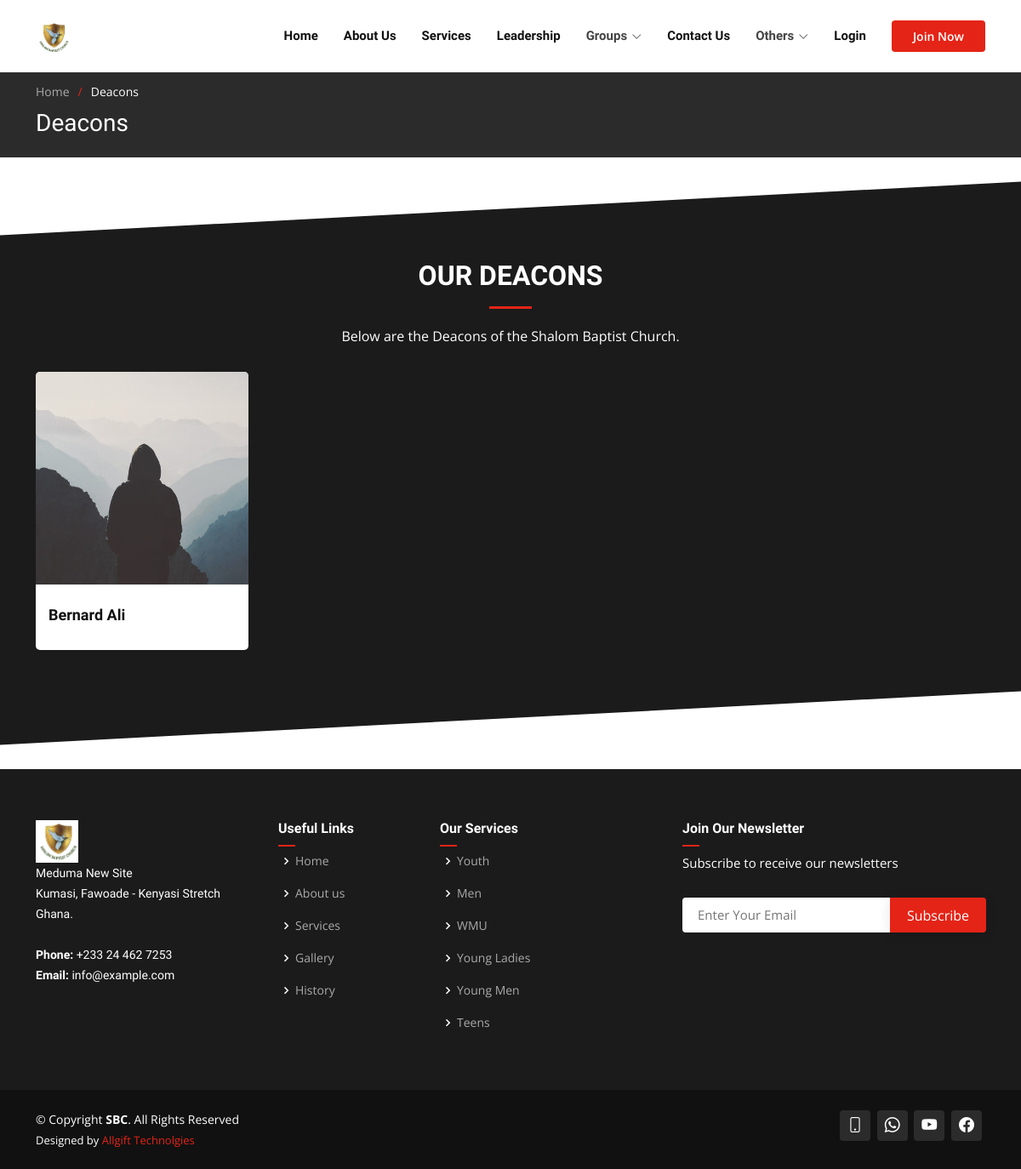
/deacons/, run on an earlier commit of the app's database.
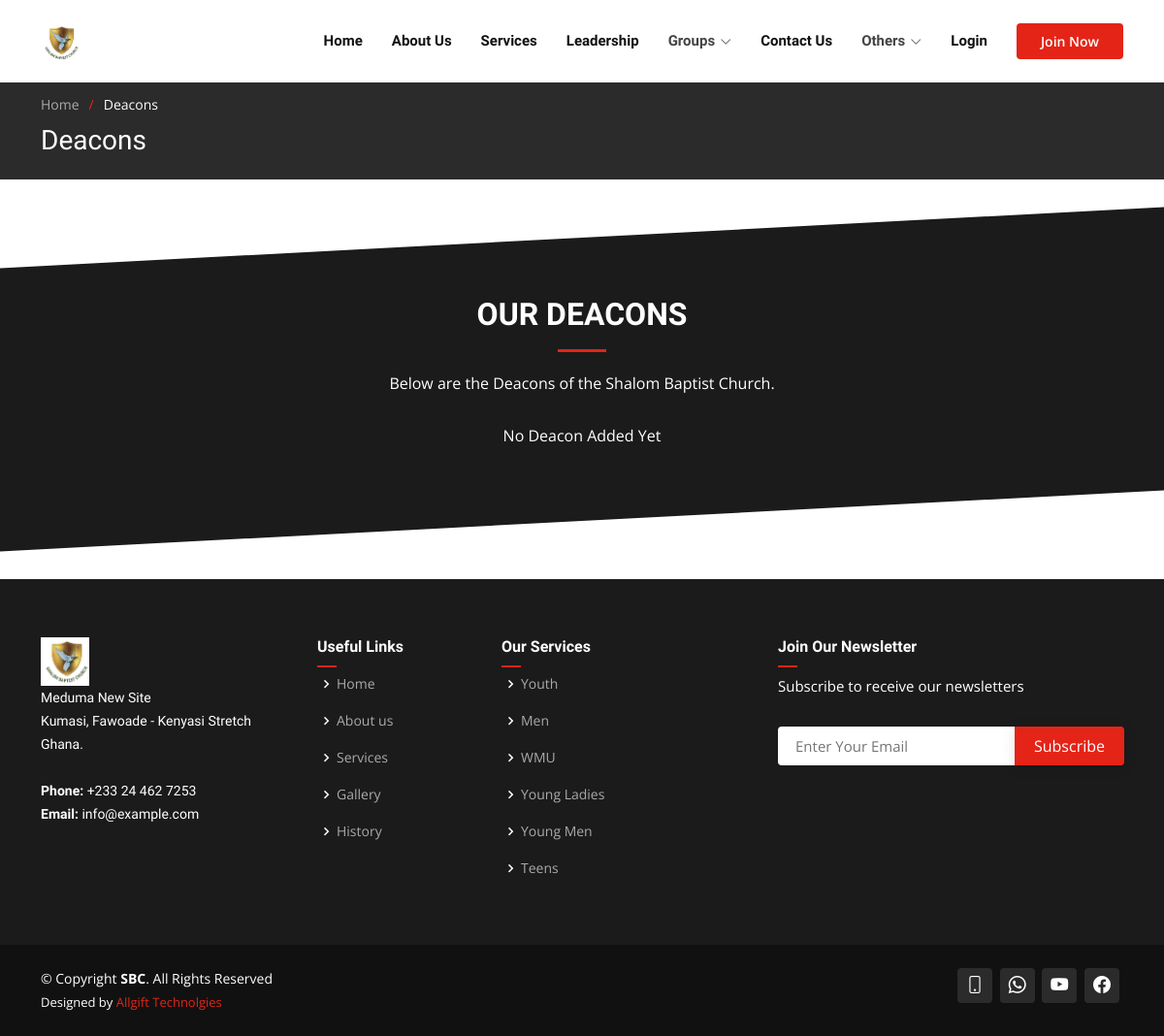
And on a later commit of the database.
### authy/models.py (models this page shows, shortened)
class Profile(models.Model):
    user = models.OneToOneField(User, on_delete=models.CASCADE, related_name='profile')
    full_name = models.CharField(max_length=50)
    gender = models.CharField(max_length=50, choices=GENDER_CHOICES, null=True, blank=True)
    blood_group = models.CharField(max_length=50, choices=BLOOD_CHOICES, null=True, blank=True)
    place_of_residence = models.CharField(max_length=50)
    birth_date = models.DateField(null=True, blank=True)
    work_status = models.CharField(max_length=50, choices=WORK_STATUS_CHOICES, default='Student')
    organisation_name = models.CharField(max_length=50, null=True, blank=True)
    education_level = models.CharField(max_length=50, choices=EDUCATION_LEVEL_CHOICES, null=True, blank=True)
    image = models.ImageField(default='default.jpg', upload_to='profile_pics', null=True, blank=True)
    created = models.DateField(auto_now_add=True)
    hometown = models.CharField(max_length=50, null=True, blank=True)
    marital_status = models.CharField(max_length=20, choices=MARRIAGE_STATUS_CHOICE, default='Single')
    spouse = models.CharField(max_length=50, null=True, blank=True)
    no_of_children = models.IntegerField(null=True, blank=True)
    phone_no = models.CharField(max_length=20)
    email = models.CharField(max_length=50, null=True, blank=True)
    father_name = models.CharField(max_length=100, null=True, blank=True)
    father_alive = models.CharField(max_length=3, choices=YES_NO_CHOICES, default='Yes')
    mother_name = models.CharField(max_length=100, null=True, blank=True)
    mother_alive = models.CharField(max_length=3, choices=YES_NO_CHOICES, default='Yes')
    next_of_kin_contact = models.CharField(max_length=20, null=True, blank=True)
    date_joined = models.DateField(null=True, blank=True)
    baptism = models.CharField(max_length=10, choices=BAPTISM_CHOICES, default='Not Yet')
    family = models.ForeignKey(Family, on_delete=models.DO_NOTHING, null=True, blank=True, related_name='family')
    auxiliary = models.ForeignKey(Auxiliaries, on_delete=models.DO_NOTHING, null=True, blank=True)
    ministry = models.ForeignKey(Ministries, on_delete=models.DO_NOTHING, null=True, blank=True)
    is_deacon = models.BooleanField(default=False)
    is_council_member = models.BooleanField(default=False)

### core/models.py (models this page shows, shortened)
class Auxiliaries(models.Model):
    name = models.CharField(max_length=255)
    designation = models.CharField(max_length=255, blank=True, null=True)
    about_us = models.TextField(blank=True, null=True)
    mission = models.TextField(blank=True, null=True)
    speech = models.TextField(blank=True, null=True)
    deacon = models.ImageField(default='group.png', upload_to='auxiliaries', blank=True, null=True)
    group_img = models.ImageField(default='group.png', upload_to='auxiliaries', blank=True, null=True)
    contribution_target = models.DecimalField(max_digits=8, decimal_places=2, blank=True, null=True)
    def get_absolute_url(self):
        return reverse('aux_details', args=[str(self.id)])

### core/views.py (the view)
# urls.py: path('deacons/', views.deacons_view, name='deacons'),
def deacons_view(request):
    auxiliaries = Auxiliaries.objects.all()
    families = Family.objects.all()
    ministries = Ministries.objects.all()
    deacons = Profile.objects.filter(is_deacon=True)
    context = {
        'deacons': deacons,
        'auxiliaries': auxiliaries,
        'families': families,
        'ministries': ministries,
    }
    return render(request, 'core/deacons.html', context)

### core/models.py (called while the page is built)
    def get_absolute_url(self):
        return reverse('family_details', args=[str(self.id)])

    def get_absolute_url(self):
        return reverse('min_details', args=[str(self.id)])

### templates/core/deacons.html (shortened to what this page needs)
{% extends 'base.html' %}
{% load static %}
{% load crispy_forms_tags %}
{% block content %}
    <section class="breadcrumbs">
      <div class="container">
        <ol>
          <li><a href="{% url 'home' %}">Home</a></li>
          <li>Deacons</li>
        </ol>
        <h2>Deacons</h2>
      </div>
    </section>
    <section id="team" class="team section-bg">
      <div class="container" data-aos="fade-up">
        <div class="section-title">
          <h2>Our Deacons</h2>
          <p>Below are the Deacons of the Shalom Baptist Church.</p>
        </div>
        <div class="row">
            {% for deacon in deacons %}
                <div class="col-lg-3 col-md-6 d-flex align-items-stretch">
            <div class="member" data-aos="fade-up" data-aos-delay="100">
              <div class="member-img">
                <img src="{{deacon.image.url}}" class="img-fluid" alt="">
              </div>
              <div class="member-info">
                <h4>{{deacon.full_name}}</h4>
              </div>
            </div>
          </div>
            {% empty %}
                <p style="text-align:center;">No Deacon Added Yet</p>
            {% endfor %}
        </div>
      </div>
    </section>
{% endblock content %}

### templates/base.html (shortened to what the changed rows need)
{% load static %}
<!DOCTYPE html>
<html lang="en">
<head>
  <link href="{% static 'assets/vendor/aos/aos.css' %}" rel="stylesheet">
  <link href="{% static 'assets/vendor/bootstrap/css/bootstrap.min.css' %}" rel="stylesheet">
  <link href="{% static 'assets/vendor/bootstrap-icons/bootstrap-icons.css' %}" rel="stylesheet">
  <link href="{% static 'assets/vendor/boxicons/css/boxicons.min.css' %}" rel="stylesheet">
  <link href="{% static 'assets/vendor/glightbox/css/glightbox.min.css' %}" rel="stylesheet">
  <link href="{% static 'assets/vendor/remixicon/remixicon.css' %}" rel="stylesheet">
  <link href="{% static 'assets/vendor/swiper/swiper-bundle.min.css' %}" rel="stylesheet">
  <link href="{% static 'assets/css/style.css' %}" rel="stylesheet">
</head>
<body>
  {% block content %}
  {% endblock content %}
  <footer id="footer">
    <div class="footer-top">
      <div class="container">
        <div class="row">
          <div class="col-lg-3 col-md-6 footer-links">
            <ul>
              {% for aux in auxiliaries%}
                <li><i class="bx bx-chevron-right"></i> <a href="{{aux.get_absolute_url}}">{{aux.name}}</a></li>
              {% endfor %}
            </ul>
          </div>
        </div>
      </div>
    </div>
  </footer>
</body>
</html>

What changed in the data, as far as the page shows it:
no longer on this page (row edited): Profile: image (placeholder picture), full_name "Bernard Ali"
Also different on the page:
text now shown: "No Deacon Added Yet"
